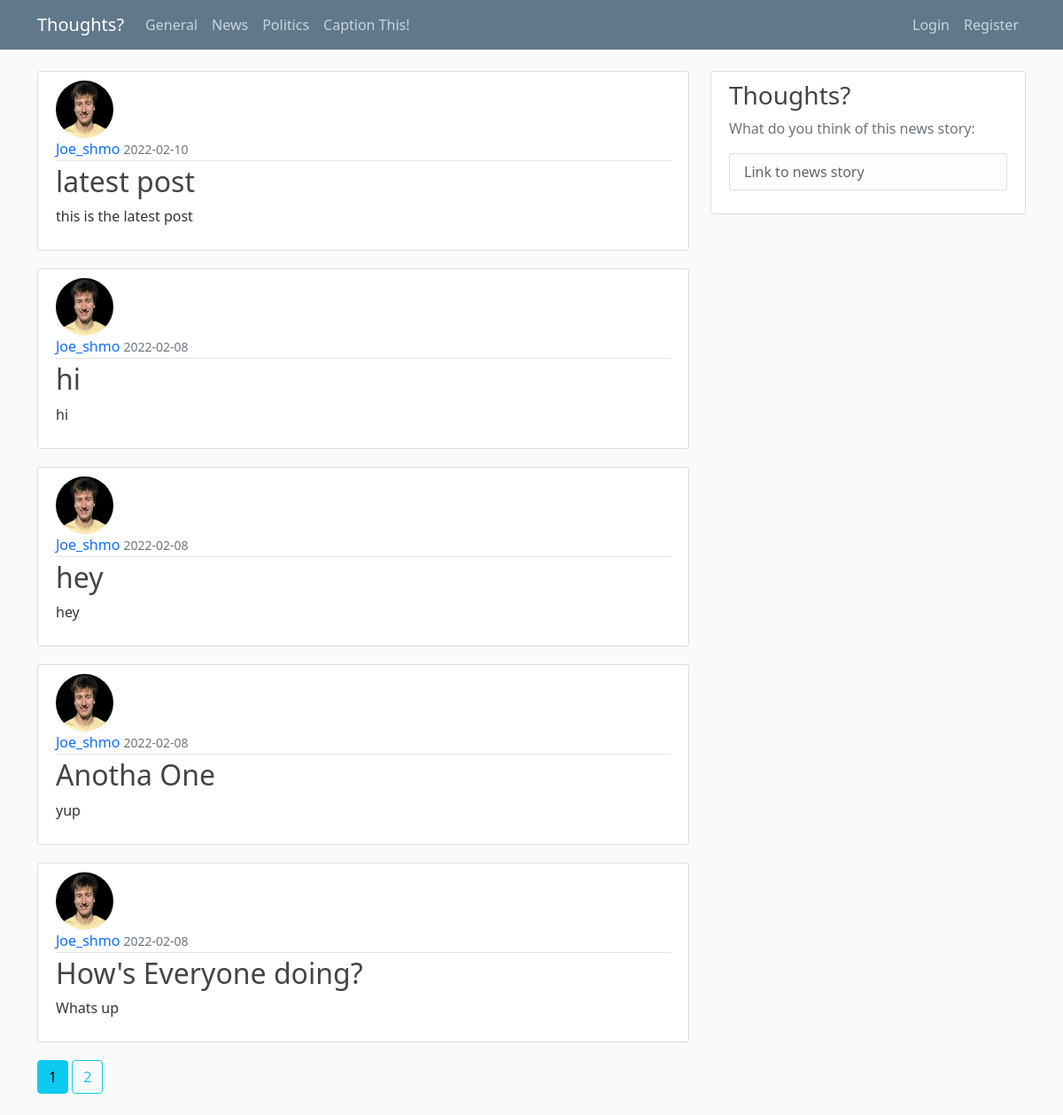
Before: / with the older database file.
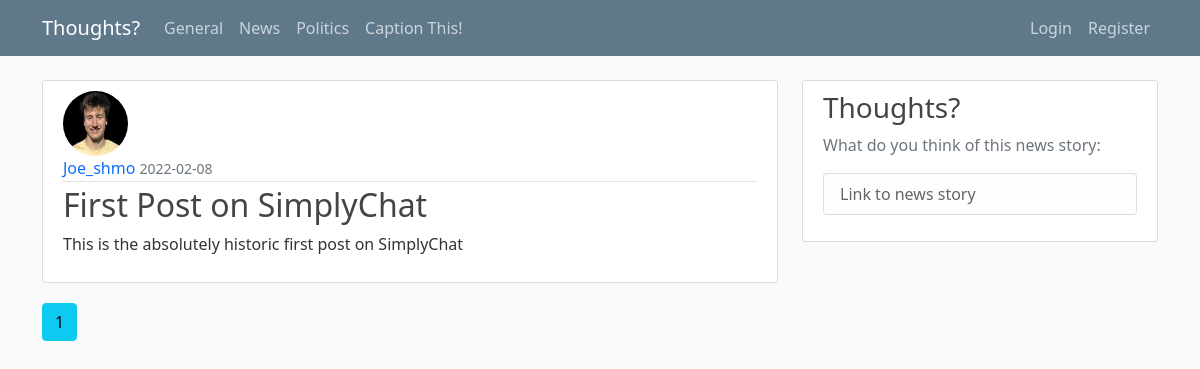
After: the same page with the newer database file.
### App/models.py (models this page shows, shortened)
class Post(db.Model):
     id = db.Column(db.Integer, primary_key = True)
     title = db.Column(db.String(100), nullable = False)
     date_posted = db.Column(db.DateTime, nullable = False, default = datetime.utcnow)
     content = db.Column(db.Text, nullable = False)
     user_id = db.Column(db.Integer, db.ForeignKey('user.id'), nullable = False)

class User(db.Model, UserMixin):
    id = db.Column(db.Integer, primary_key = True)
    username = db.Column(db.String(20), unique = True, nullable = False)
    email = db.Column(db.String(100), unique = True, nullable = False)
    image_file = db.Column(db.String(20), nullable = False, default = 'default.jpg')
    password = db.Column(db.String(60), nullable = False)
    posts = db.relationship('Post', backref = 'author', lazy = True)

### App/main/routes.py (the view)
@main.route("/home")
@main.route("/")
def home():
    page = request.args.get('page', 1, type=int)
    posts = Post.query.order_by(Post.date_posted.desc()).paginate(page=page, per_page = 5)
    return render_template('home.html', posts=posts)

### App/templates/home.html (shortened to what this page needs)
{% extends 'layout.html' %}
{% block content %}
    {% for post in posts.items %}
    <article class="media content-section">
        <img class="rounded-circle article-img" src="{{ url_for('static', filename='profile_pics/' + post.author.image_file) }}">
        <div class="media-body">
          <div class="article-metadata">
            <a class="mr-2" style = "text-decoration: none" href="{{ url_for('users.user_posts', username=post.author.username) }}">{{ post.author.username }}</a>
            <small class="text-muted">{{ post.date_posted.strftime('%Y-%m-%d') }}</small>
          </div>
          <h2><a class="article-title" href="{{ url_for('posts.post', post_id=post.id) }}">{{ post.title }}</a></h2>
          <p class="article-content">{{ post.content }}</p>
        </div>
      </article>
    {% endfor %}
    {% for page_num in posts.iter_pages(left_edge=1, right_edge=1, left_current=1, right_current=2) %}
      {% if page_num %}
        {% if posts.page == page_num %}
          <a class="btn btn-info mb-4" href="{{ url_for('main.home', page=page_num) }}">{{ page_num }}</a>
        {% else %}
          <a class="btn btn-outline-info mb-4" href="{{ url_for('main.home', page=page_num) }}">{{ page_num }}</a>
        {% endif %}
      {% endif %}
      {% endfor %}
{% endblock content %}

### App/templates/layout.html (shortened to what this page needs)
<!DOCTYPE html>
<html lang="en">
<head>
<link href="https://cdn.jsdelivr.net/npm/bootstrap@5.1.3/dist/css/bootstrap.min.css" rel="stylesheet">
<link href="{{ url_for('static', filename='main.css') }}" rel="stylesheet" type="text/css">
</head>
<body>
    <header class="site-header">
        <nav class="navbar navbar-expand-md navbar-dark bg-steel fixed-top">
          <div class="container">
            <a class="navbar-brand mr-4" href="/">Thoughts?</a>
            <div class="collapse navbar-collapse" id="navbarToggle">
              <div class="navbar-nav mr-auto">
                <a class="nav-item nav-link" href="/">General</a>
                <a class="nav-item nav-link" href="{{ url_for('main.news') }}">News</a>
                <a class="nav-item nav-link" href="">Politics</a>
                <a class="nav-item nav-link" href="">Caption This!</a>
              </div>
            <div class="navbar-nav ms-auto">
              {% if current_user.is_authenticated %}
                <a class="nav-item nav-link" href="{{ url_for('posts.new_post') }}">New Post</a>
                <a class="nav-item nav-link" href="{{ url_for('users.account') }}">Account</a>
                <a class="nav-item nav-link" href="{{ url_for('users.logout') }}">Logout</a>
              {% else %}
                <a class="nav-item nav-link" href="{{ url_for('users.login') }}">Login</a>
                <a class="nav-item nav-link" href="{{ url_for('users.register') }}">Register</a>
              {% endif %}
            </div>
           </div>
          </div>
        </nav>
    </header>
    <main role="main" class="container">
        <div class="row">
          <div class="col-md-8">
            {% block content %}{% endblock %}
          </div>
          <div class="col-md-4">
            <div class="content-section">
              <h3>Thoughts?</h3>
              <p class='text-muted'>What do you think of this news story:
                <ul class="list-group">
                  <li class="list-group-item list-group-item-light">Link to news story</li>
                </ul>
              </p>
            </div>
          </div>
        </div>
      </main>
</body>
</html>
</body>
</html>

### App/static/main.css (style rules this page uses)
body { background: #fafafa; color: #333333; margin-top: 5rem; }
h1, h2, h3, h4, h5, h6 { color: #444444; }
.bg-steel { background-color: #5f788a; }
.site-header .navbar-nav .nav-link { color: #cbd5db; }
.content-section { background: #ffffff; padding: 10px 20px; border: 1px solid #dddddd; border-radius: 3px; margin-bottom: 20px; }
.article-title { color: #444444; text-decoration: none; }
.article-content { white-space: pre-line; text-decoration: none; }
.article-img { height: 65px; width: 65px; margin-right: 16px; }
.article-metadata { padding-bottom: 1px; margin-bottom: 4px; border-bottom: 1px solid #e3e3e3 }

Changed rows visible on the page:
removed Post: image_file (picture), author.username "Joe_shmo", date_posted "2022-02-10", title "latest post", content "this is the latest post"
removed Post: image_file (picture), author.username "Joe_shmo", date_posted "2022-02-08", title "hi", content "hi"
removed Post: image_file (picture), author.username "Joe_shmo", date_posted "2022-02-08", title "hey", content "hey"
removed Post: image_file (picture), author.username "Joe_shmo", date_posted "2022-02-08", title "Anotha One", content "yup"
removed Post: image_file (picture), author.username "Joe_shmo", date_posted "2022-02-08", title "How's Everyone doing?", content "Whats up"
now on this page (row edited): Post: image_file (picture), author.username "Joe_shmo", date_posted "2022-02-08", title "First Post on SimplyChat", content "This is the absolutely historic first post on SimplyChat"
Other visible differences:
list line gone: "2"
